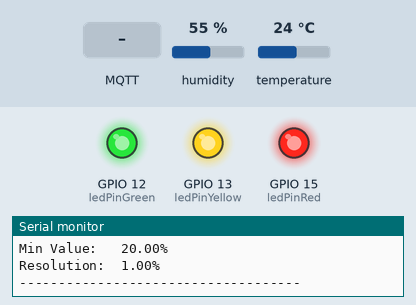
This sketch was run on a simulated ESP32. Parts: output pins drawn as LEDs (lit = HIGH), the last lines printed to the serial monitor. The inputs (shaded band) are chosen by the test bench; at power-on: humidity 55 %, temperature 24 °C. WiFi joins after 1.5 s; servers stay silent unless stated; no MQTT or app messages arrive unless stated; not simulated (calls return 0 or success): credentials.h.

Above: at 1.6 s.
At 8.7 s:
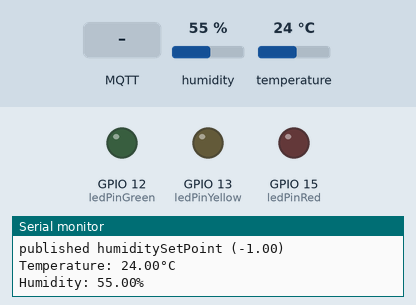
8.8 s: MQTT message "5" arrives on the first subscribed topic
At 12.9 s:
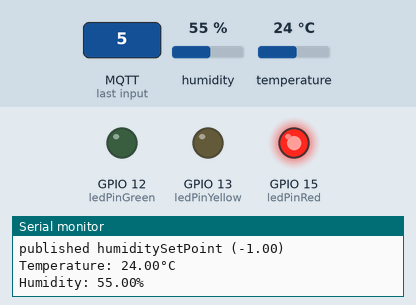
14.1 s: MQTT message "90" arrives on the first subscribed topic
Timing chart, 0 to 17.1 s (numbered marks = the images above; inputs shaded):
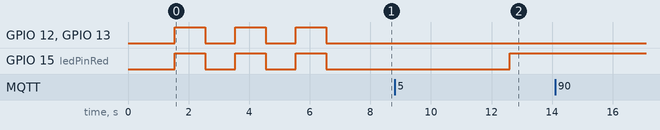

The sketch:

sketch_mar09a.ino
```cpp
#include <WiFi.h>
#include <PubSubClient.h>
#include "credentials.h"

#include <Adafruit_Sensor.h>
#include <DHT.h>
#include <DHT_U.h>
#include <RCSwitch.h>
RCSwitch rcSwitch = RCSwitch();

#define DHTPIN 32         // Pin, der mit dem Sensor verbunden ist
#define DHTTYPE DHT11       // DHT 11

const char* ssid = "Blueberry";
const char* password = "";
const char* mqttServer = "";
const char* mqttUsername = "gruppe6";
const char* mqttPassword = "";
const char* mqttDeviceId = "x85";

char temperatureTopic[] = "ES/WS20/gruppe6/temperature";
char humidityTopic[] = "ES/WS20/gruppe6/humidity";
char set_temperatureTopic[] = "ES/WS20/gruppe6/set_temperature";
char set_humidityTopic[] = "ES/WS20/gruppe6/set_humidity";
char temperatureSetPointTopic[] = "ES/WS20/gruppe6/temperature_setpoint";
char humiditySetPointTopic[] = "ES/WS20/gruppe6/humidity_setpoint";

double temperatureSetPoint = -1; // -1: Nicht gesetzt
double humiditySetPoint = -1;

int ledPinRed = 15;
int ledPinYellow = 13;
int ledPinGreen = 12;

WiFiClient wifiClient;
PubSubClient client(wifiClient);
long lastMsg = 0;
char msg[50];

DHT_Unified dht(DHTPIN, DHTTYPE);


void setup_wifi()
{
  delay(10);

  Serial.println();
  Serial.print("Connecting to wifi ");
  Serial.println(ssid);

  WiFi.begin(ssid, password);

  while (WiFi.status() != WL_CONNECTED)
  {
    delay(500);
    Serial.print(".");
  }

  randomSeed(micros());

  Serial.println("");
  Serial.println("WiFi connected");
  Serial.println("IP address: ");
  Serial.println(WiFi.localIP());
}

void callback(char* topic, byte* payload, unsigned int length) {
 // Zähler
 int i = 0;
 // Hilfsvariablen für die Konvertierung der Nachricht in ein String
 char message_buff[100];

 Serial.println("Message arrived: topic: " + String(topic));
 Serial.println("Length: " + String(length,DEC));

 // Kopieren der Nachricht und erstellen eines Bytes mit abschließendem \0
 for(i=0; i<length; i++) {
 message_buff[i] = payload[i];
 }
 message_buff[i] = '\0';

 // Konvertiert payload in einen String
 String msgString = String(message_buff);
 Serial.println("Payload: " + msgString);

  if(String(topic).equals(set_temperatureTopic)){
    temperatureSetPoint = msgString.toFloat();
  }else if(String(topic).equals(set_humidityTopic)){
    humiditySetPoint = msgString.toFloat();
  }

}

void reconnect()
{
  while (!client.connected())
  {
    Serial.print("connecting to mqtt...");

    if (client.connect(mqttDeviceId, mqttUsername, mqttPassword))
    {
      client.subscribe(set_temperatureTopic);
      client.subscribe(set_humidityTopic);
      Serial.println("connected.");

    } else
    {
      Serial.print("failed, rc=");
      Serial.print(client.state());
      Serial.println(" try again in 5 seconds");
      delay(5000);
    }
  }
}

void ledBlink(int times){
  for(int i = 0; i < times; i++){
    digitalWrite (ledPinRed, HIGH);
    digitalWrite (ledPinYellow, HIGH);
    digitalWrite (ledPinGreen, HIGH);
    delay(1000);
    digitalWrite (ledPinRed, LOW);
    digitalWrite (ledPinYellow, LOW);
    digitalWrite (ledPinGreen, LOW);
    delay(1000);
  }

}

void setup()
{
  pinMode (ledPinRed, OUTPUT);
  pinMode (ledPinYellow, OUTPUT);
  pinMode (ledPinGreen, OUTPUT);

  Serial.begin(115200);
  setup_wifi();
  client.setServer(mqttServer, 1883);
  client.setCallback(callback);

  // Sendemodul an dem digitalen PIN 10 angeschlossen.
  rcSwitch.setProtocol(3, 103);
  rcSwitch.enableTransmit(33);
  rcSwitch.setRepeatTransmit(10);

  dht.begin();
  // Temperatursensordaten ausgeben
  sensor_t sensor;
  dht.temperature().getSensor(&sensor);
  Serial.println(F("------------------------------------"));
  Serial.println(F("Temperature Sensor"));
  Serial.print  (F("Sensor Type: ")); Serial.println(sensor.name);
  Serial.print  (F("Driver Ver:  ")); Serial.println(sensor.version);
  Serial.print  (F("Unique ID:   ")); Serial.println(sensor.sensor_id);
  Serial.print  (F("Max Value:   ")); Serial.print(sensor.max_value); Serial.println(F("°C"));
  Serial.print  (F("Min Value:   ")); Serial.print(sensor.min_value); Serial.println(F("°C"));
  Serial.print  (F("Resolution:  ")); Serial.print(sensor.resolution); Serial.println(F("°C"));
  Serial.println(F("------------------------------------"));
  // Luftfeuchtigkeitssensordaten ausgeben
  dht.humidity().getSensor(&sensor);
  Serial.println(F("Humidity Sensor"));
  Serial.print  (F("Sensor Type: ")); Serial.println(sensor.name);
  Serial.print  (F("Driver Ver:  ")); Serial.println(sensor.version);
  Serial.print  (F("Unique ID:   ")); Serial.println(sensor.sensor_id);
  Serial.print  (F("Max Value:   ")); Serial.print(sensor.max_value); Serial.println(F("%"));
  Serial.print  (F("Min Value:   ")); Serial.print(sensor.min_value); Serial.println(F("%"));
  Serial.print  (F("Resolution:  ")); Serial.print(sensor.resolution); Serial.println(F("%"));
  Serial.println(F("------------------------------------"));

  ledBlink(3);
}

// Steckdosen-Steuerung

bool heatingmat_on = false;
bool humidifier_on = false;

// Heizmatte
void set_heatingmat(bool on) {
  if(heatingmat_on != on){
    heatingmat_on = on;
    if(on) {
      Serial.print("\nturn on heatingmat");
      // Funktioniert nicht bei jedem Signal, weshalb eine Schleife verwendet wird
      for(int i = 0; i < 90; i++) {
        Serial.print(".");
        rcSwitch.send(14143100, 24);
        delay(1000);
        rcSwitch.send(14245948, 24);
        delay(1000);
      }
    } else
    {
      Serial.print("\nturn off heatingmat");
      for(int i = 0; i < 90; i++) {
        Serial.print(".");
        rcSwitch.send(14455212, 24);
        delay(1000);
        rcSwitch.send(14355484, 24);
        delay(1000);
      }
    }
    Serial.println(" ");
  }

}

// Luftbefeuchter
void set_humidifier(bool on) {
  if(humidifier_on != on) {
    humidifier_on = on;
      if(on){
          Serial.print("\nturn on humidifier");
          for(int i = 0; i < 180; i++){
            Serial.print(".");
            rcSwitch.send(14355474, 24);
            delay(1000);
          }
      }else{
          Serial.print("\nturn off humidifier");
          for(int i = 0; i < 180; i++){
            Serial.print(".");
            rcSwitch.send(14245938, 24);
            delay(1000);
          }
      }
    Serial.println(" ");
    }
}

// Differenz zwischen Sollwert und Istwert ermitteln und Ampel basierend darauf setzen
void warnLed(float temperatureC){
  if(temperatureSetPoint == -1){
    digitalWrite (ledPinRed, LOW);
    digitalWrite (ledPinYellow, LOW);
    digitalWrite (ledPinGreen, LOW);
  } else if((temperatureC <= (temperatureSetPoint+2)) && (temperatureC >= (temperatureSetPoint-2))){
    digitalWrite (ledPinRed, LOW);
    digitalWrite (ledPinYellow, LOW);
    digitalWrite (ledPinGreen, HIGH);
  } else if (((temperatureC > (temperatureSetPoint+2)) && (temperatureC <= (temperatureSetPoint+4))) || ((temperatureC < temperatureSetPoint-2) && (temperatureC >= (temperatureSetPoint-4)))) {
    digitalWrite (ledPinRed, LOW);
    digitalWrite (ledPinYellow, HIGH);
    digitalWrite (ledPinGreen, LOW);
  } else {
    digitalWrite (ledPinRed, HIGH);
    digitalWrite (ledPinYellow, LOW);
    digitalWrite (ledPinGreen, LOW);
  }
}


void loop()
{
  if (!client.connected())
  {
    reconnect();
  }
  client.loop();

  long now = millis();
  if (now - lastMsg > 5000)
  {
    lastMsg = now;
    char payLoad[1];

    // Sollwerte senden
    client.publish(temperatureSetPointTopic, temperatureSetPoint == -1 ? "N/A" : String(temperatureSetPoint).c_str());
    Serial.println("published temperaturSetPoint (" + String(temperatureSetPoint) + ")");
    client.publish(humiditySetPointTopic, humiditySetPoint == -1 ? "N/A" : String(humiditySetPoint).c_str());
    Serial.println("published humiditySetPoint (" + String(humiditySetPoint) + ")");

    // Temperaturevent getten und Wert ausgeben
    sensors_event_t event;
    dht.temperature().getEvent(&event);
    if (isnan(event.temperature)) {
      Serial.println(F("Error reading temperature!"));
    } else {
      Serial.print(F("Temperature: "));
      float temperatureC = event.temperature;
      Serial.print(temperatureC);
      Serial.println(F("°C"));
      client.publish(temperatureTopic, String(temperatureC).c_str());

      // Ampel setzen
      warnLed(temperatureC);

      // Temperatur regeln
      if(temperatureC < temperatureSetPoint){
        set_heatingmat(true);
      } else {
        set_heatingmat(false);
      }
    }

    // Luftfeuchtigkeitsevent getten und Wert ausgeben
    dht.humidity().getEvent(&event);
    if (isnan(event.relative_humidity)) {
      Serial.println(F("Error reading humidity!"));
    } else {
      Serial.print(F("Humidity: "));
      float humidity = event.relative_humidity;
      Serial.print(humidity);
      Serial.println(F("%"));
      client.publish(humidityTopic, String(humidity).c_str());

      // Luftfeuchtigkeit regeln
      if(humidity < humiditySetPoint){
        set_humidifier(true);
      } else {
        set_humidifier(false);
      }
    }
  }
}
```

Measured:
- after the input at 8.8 s, GPIO 15 (ledPinRed): LOW → HIGH after 3.8 s
